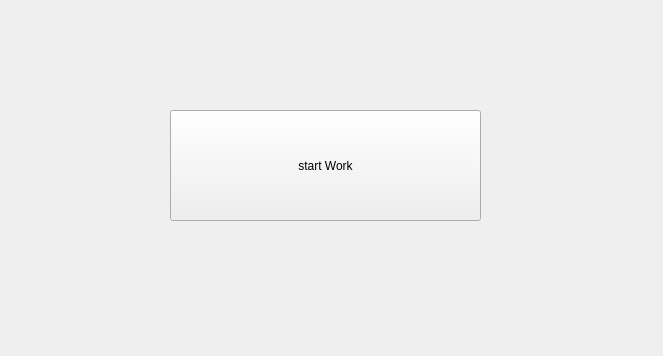
<?xml version="1.0" encoding="UTF-8"?>
<ui version="4.0">
 <class>Widget</class>
 <widget class="QWidget" name="Widget">
  <property name="geometry">
   <rect>
    <x>0</x>
    <y>0</y>
    <width>663</width>
    <height>356</height>
   </rect>
  </property>
  <property name="windowTitle">
   <string>Widget</string>
  </property>
  <widget class="QPushButton" name="startWorkButton">
   <property name="geometry">
    <rect>
     <x>170</x>
     <y>110</y>
     <width>311</width>
     <height>111</height>
    </rect>
   </property>
   <property name="text">
    <string>start Work</string>
   </property>
  </widget>
 </widget>
 <resources/>
 <connections/>
</ui>
